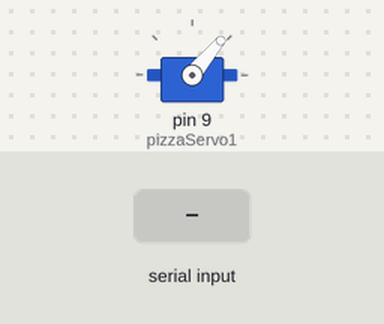
A sketch run on a simulated Arduino Uno, built with avr-gcc and run on an emulated ATmega328P. Parts: servo. Inputs (shaded band) come from the test bench.

Above: at 1.2 s.
1.3 s: "90,45\n" received over Serial
At 2.7 s:
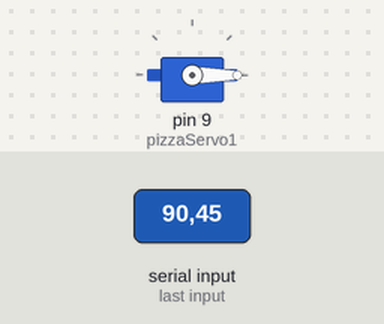
3.8 s: "30,150\n" received over Serial
At 4.5 s:
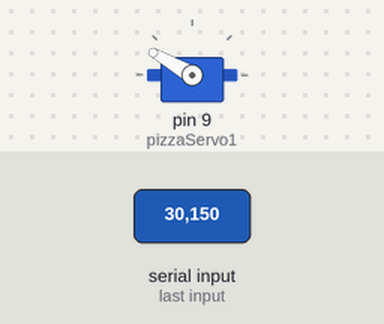
Timing chart, 0 to 6.8 s (numbered marks = the images above; inputs shaded):
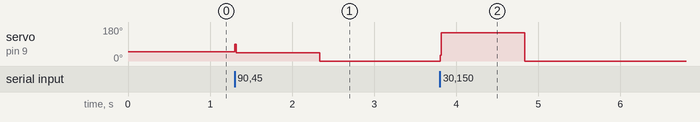

The sketch:

enter_serial_value.ino
```cpp
#include <Servo.h>

Servo pizzaServo1;

void setup() {
  Serial.begin(9600);
  pizzaServo1.attach(9);
  pizzaServo1.write(50);
}

void loop() {
  if (Serial.available()){
    int speed = Serial.parseInt();
    if (speed >= 0 && speed <= 180){
      pizzaServo1.write(speed);
      delay(15);
    }
  }

}
```

Measured:
- after the input at 1.3 s, servo on pin 9 (pizzaServo1): 50° → 45° at once, → 0° 1.0 s later
- after the input at 3.8 s, servo on pin 9 (pizzaServo1): 0° → 150° at once, → 0° 1.0 s later
